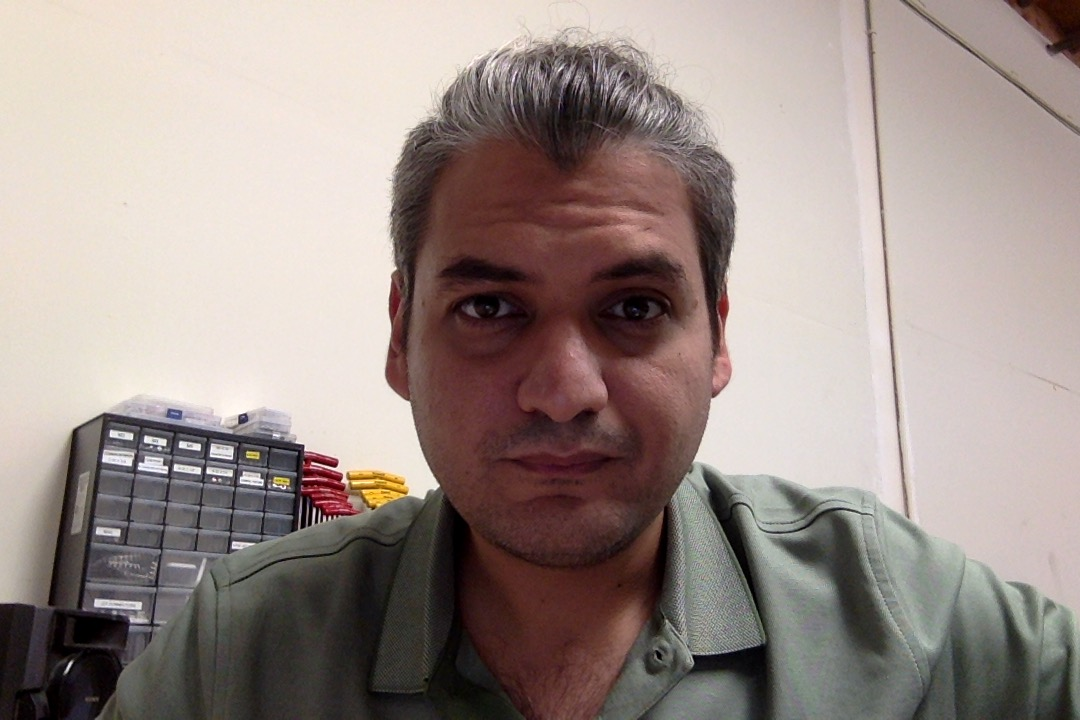
//> input picture Face Detection/test.jpg, 1080 x 720 px
$ ./main   (built with g++ and OpenCV 4)
//> lines starting //> are read from the running program, lines starting //| are printed output that depends on the picture; after the words box and inside, x2 and y2 are one past the last pixel; in counts of white or black regions, pixels touching at a corner belong together
//Given an image, it detects the faces present in that image and draws a rectangle around them

#include <opencv2/opencv.hpp>
#include <iostream>
#include "vector"
using namespace std;
using namespace cv;

int main( int argc, const char** argv ){

//  use a pretrained cascade classifier to detect facec
// From Wikipedia: "Cascading classifiers are trained with several hundred "positive" sample views of a particular object
// and arbitrary "negative" images of the same size. After the classifier is trained it can be applied to a region of an
// image and detect the object in question. To search for the object in the entire frame, the search window can be moved
// across the image and check every location for the classifier. This process is most commonly used in image processing
// for object detection and tracking, primarily facial detection and recognition. "
    CascadeClassifier faceDetection;

    faceDetection.load("/Users/janabi/Desktop/Projects/OpenCVProjects/Face Detection/haarcascade_frontalface_default.xml");

    Mat img = imread("/Users/janabi/Desktop/Projects/OpenCVProjects/Face Detection/test.jpg");
//> img is the input picture: 720 rows x 1080 cols, CV_8UC3; mean B, G, R 137.3, 142.4, 155.9

    if (img.empty())
        cout << "Image not loaded properly";

//  Create a vector of Rect to save the found faces. Rect has 4 parameters (x,y,width,height) where x and y are the top
//  left point of the rectangle. height is the height of the face, width is the width of the face
    vector<Rect> faces;

//  use the pretrained classifier to find all the faces and store them in the vector faces
    faceDetection.detectMultiScale(img, faces);
//> faces = 2 Rects (x, y, width, height): [862, 557, 60, 60], [368, 169, 390, 390]

//  draw rectangles around all the found faces
    for (int i = 0; i < faces.size(); ++i) {
        Point p1(faces[i].x, faces[i].y);
        Point p2(faces[i].x + faces[i].height, faces[i].y + faces[i].width);
        rectangle(img,p1,p2,Scalar(0,255,0),2,8,0);
    }
//> this loop made 2 passes
//> (p1, p2) on passes 1 to 2: (Point(862, 557), Point(922, 617)), (Point(368, 169), Point(758, 559))
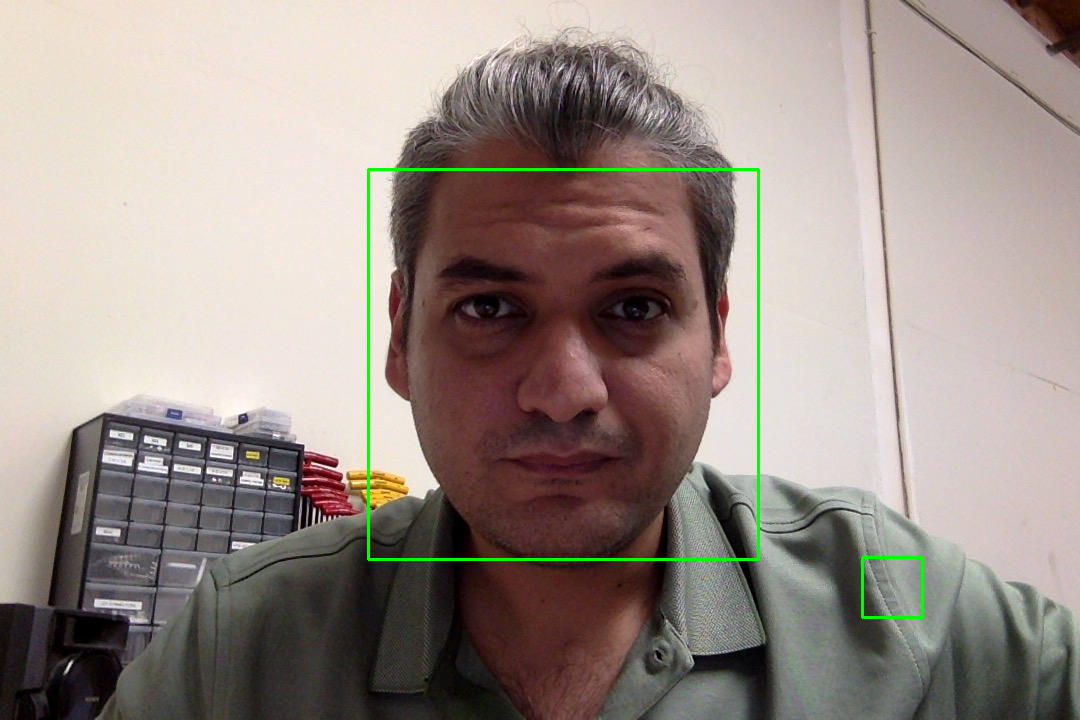
//> img: 720 rows x 1080 cols, CV_8UC3; 0.69% of pixels changed, all inside (x1, y1, x2, y2) = (367, 168, 924, 619)

    imshow("face", img);

    waitKey();

}
